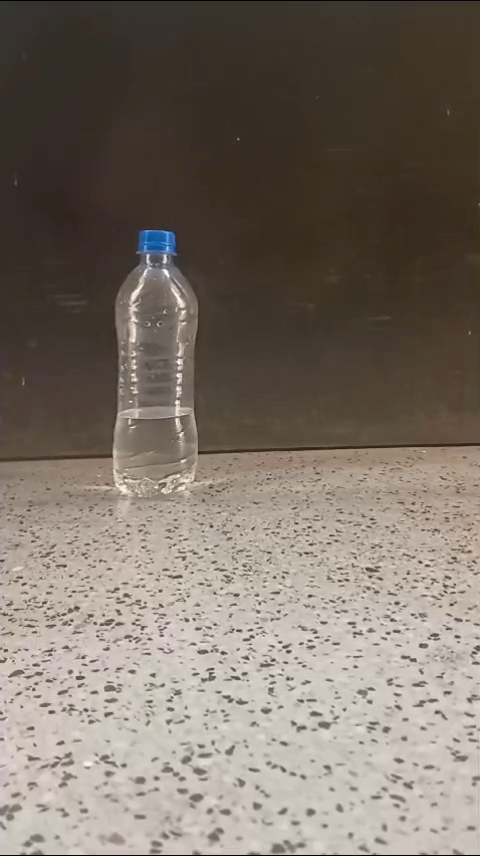
#> input picture frame 15 of bottleflip/bottlefliphand.mp4, 480 x 856 px
$ python main.py
#> lines starting #> are read from the running program, lines starting #| are printed output that depends on the picture; after the words box and inside, x2 and y2 are one past the last pixel; in counts of white or black regions, pixels touching at a corner belong together
import cv2
import numpy as np

# Load the video
cap = cv2.VideoCapture("bottlefliphand.mp4")

# Get the video's frame width, height, and frames per second
frame_width = int(cap.get(cv2.CAP_PROP_FRAME_WIDTH))
frame_height = int(cap.get(cv2.CAP_PROP_FRAME_HEIGHT))
fps = int(cap.get(cv2.CAP_PROP_FPS))

# Define the codec and create VideoWriter object for the output video
out = cv2.VideoWriter('output_bottlefliphand.mp4', cv2.VideoWriter_fourcc(*'mp4v'), fps, (frame_width, frame_height))

# Parameters for color thresholding (HSV range for blue cap)
lower_blue = np.array([90, 100, 100])
upper_blue = np.array([120, 255, 255])

# Minimum area for contour detection
min_contour_area = 100

# Height difference threshold for successful flip
success_height_threshold = 10  # Adjust as needed

# Initialize variables for tracking
start_cap_center = None
end_cap_center = None
flipped = False

frame_count = 0

while cap.isOpened():
    # Read a frame from the video
    ret, frame = cap.read()
#> frame is the input picture: shape (856, 480, 3); mean B, G, R 103.5, 113.1, 123
    frame_count += 1
    if not ret:
        break

    # Convert frame to HSV color space
    hsv = cv2.cvtColor(frame, cv2.COLOR_BGR2HSV)
#> hsv: shape (856, 480, 3); mean H, S, V 15.1, 56, 123.2

    # 1. Detect the bottle cap
    mask_blue = cv2.inRange(hsv, lower_blue, upper_blue)
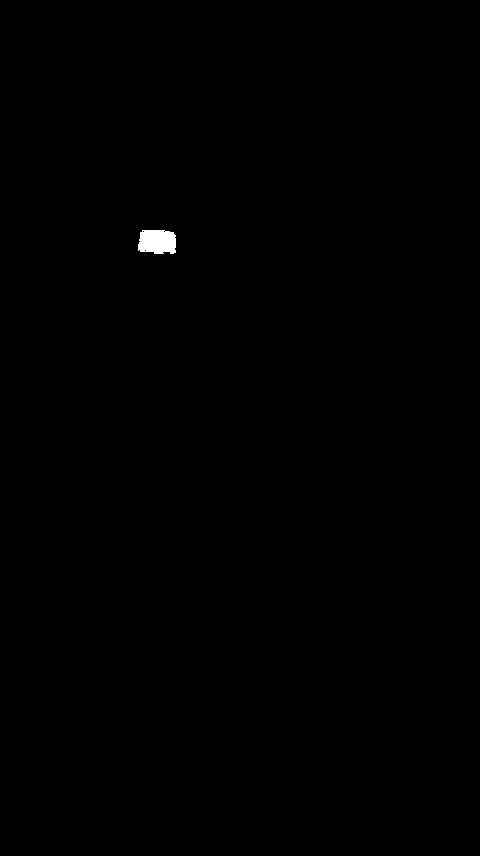
#> mask_blue: shape (856, 480); 0.2% white; 1 white region
    contours, _ = cv2.findContours(mask_blue, cv2.RETR_EXTERNAL, cv2.CHAIN_APPROX_SIMPLE)
#> contours = 1 contour; box (x1, y1, x2, y2) and area: (138, 230, 176, 254) 751

    if contours:
        # Find the largest contour
        contour = max(contours, key=cv2.contourArea)
#> contour = contour of 41 points, box (x1, y1, x2, y2) (138, 230, 176, 254), area 751
        area = cv2.contourArea(contour)
#> area = 751

        # Filter contours by area
        if area > min_contour_area:
            # Get bounding rectangle of the contour
            x, y, w, h = cv2.boundingRect(contour)
#> x = 138; y = 230; w = 38; h = 24

            # Draw a rectangle around the detected cap
            cv2.rectangle(frame, (x, y), (x + w, y + h), (0, 255, 0), 2)
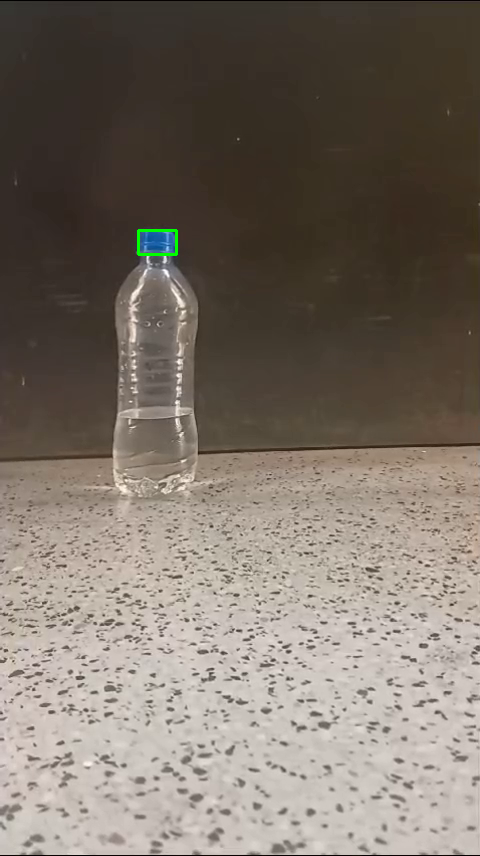
#> frame: shape (856, 480, 3); 0.09% of pixels changed, all inside (x1, y1, x2, y2) = (137, 229, 178, 256)

            # Calculate center of the rectangle
            cap_center = (x + w // 2, y + h // 2)
#> cap_center = (157, 242)

            # Store the cap center at the start and end of the video
            if frame_count == 1:
                start_cap_center = cap_center
#> start_cap_center = (157, 242)
            elif frame_count == int(cap.get(cv2.CAP_PROP_FRAME_COUNT)):
                end_cap_center = cap_center

    # Write the frame with annotations to the output video
    out.write(frame)

    # Display the frame with annotations
    cv2.imshow('Frame', frame)

    # Exit on 'q' key press
    if cv2.waitKey(1) & 0xFF == ord('q'):
#> (key q is pressed here)
        break

# Check if the bottle successfully flipped based on the height difference
if start_cap_center and end_cap_center:
    height_diff = abs(start_cap_center[1] - end_cap_center[1])
    if height_diff < success_height_threshold:
        flipped = True

# Print result
if flipped:
    print("Bottle successfully flipped!")
else:
    print("Bottle not flipped.")

# Release VideoCapture and VideoWriter objects
cap.release()
out.release()

# Close all OpenCV windows
cv2.destroyAllWindows()

$ run again, starting later in the video
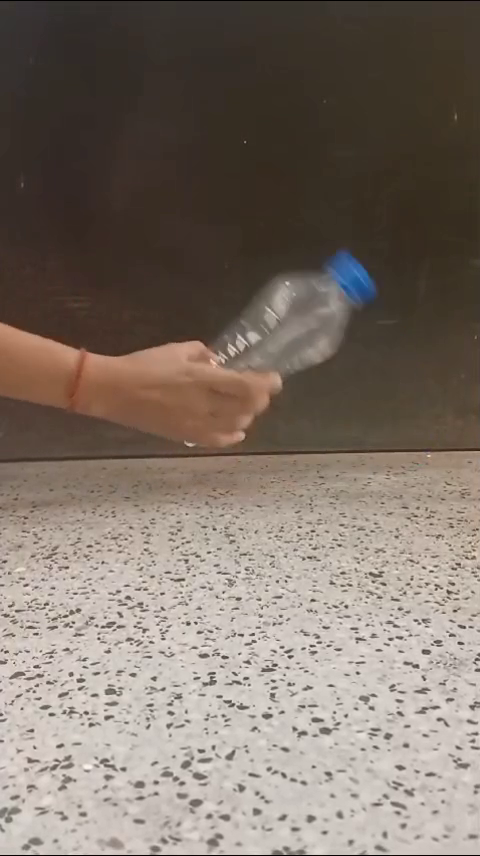
#> input picture frame 123 of bottleflip/bottlefliphand.mp4, 480 x 856 px
#> frame is the input picture: shape (856, 480, 3); mean B, G, R 104.7, 114.4, 126.2
#> hsv: shape (856, 480, 3); mean H, S, V 14.6, 58.2, 126.5
#> `mask_blue = cv2.inRange(hsv, lower_blue, upper_blue)`:
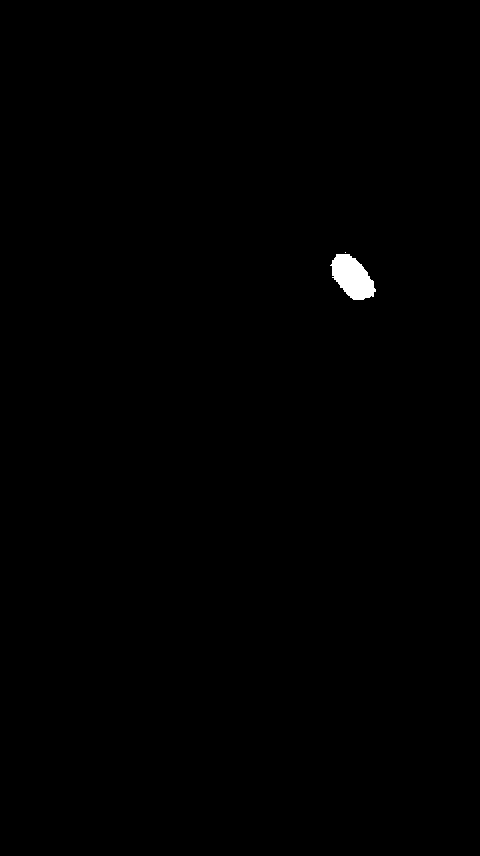
#> mask_blue: shape (856, 480); 0.33% white; 2 white regions (1 under 20 px)
#> contours = 2 contours, 1 with area under 20; largest, box (x1, y1, x2, y2) and area: (330, 254, 376, 300) 1280
#> contour = contour of 72 points, box (x1, y1, x2, y2) (330, 254, 376, 300), area 1280
#> area = 1280
#> x = 330; y = 254; w = 46
#> `cv2.rectangle(frame, (x, y), (x + w, y + h), (0, 255, 0), 2)`:
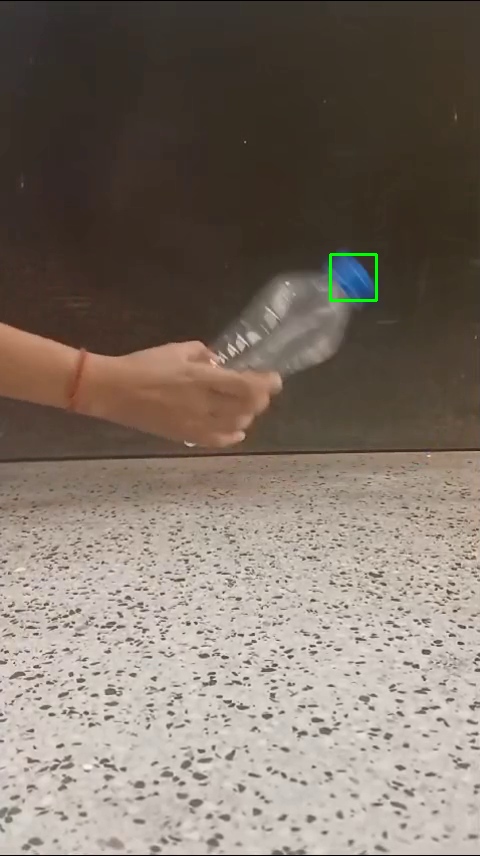
#> frame: shape (856, 480, 3); 0.13% of pixels changed, all inside (x1, y1, x2, y2) = (329, 253, 378, 302)
#> cap_center = (353, 277)
